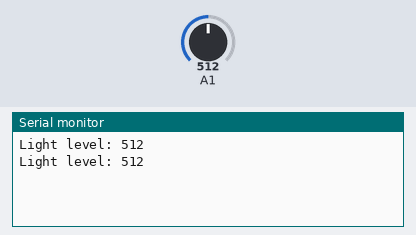
Recording of a sketch running on a simulated Arduino Uno, built with avr-gcc and run on an emulated ATmega328P. Shown: the last lines printed to the serial monitor. Inputs (shaded band) come from the test bench; at power-on: A1 = 512.

Above: at 1.8 s.
1.9 s: A1 set to 716
At 2.4 s:
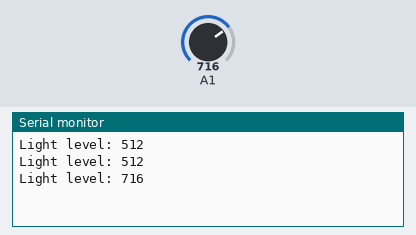
3.4 s: A1 set to 900
At 4.8 s:
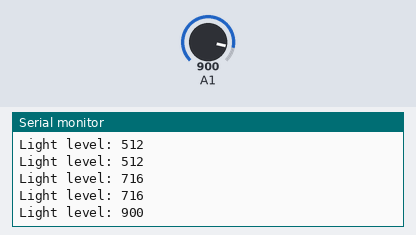
Timing chart, 0 to 6.4 s (numbered marks = the images above; inputs shaded):
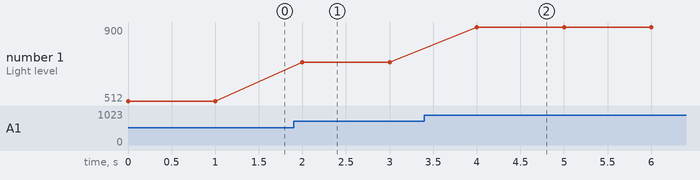

Measured:
- after the input at 1.9 s, the serial monitor: prints a new line after 0.10 s (image 1)
- after the input at 3.4 s, the serial monitor: prints a new line after 0.60 s (image 2)
- plotted number 1: 512 → 716 after the input at 1.9 s, 716 → 900 after the input at 3.4 s

The sketch:

phototrans.ino
```cpp
#include <SPI.h>
#include <Mirf.h>
#include <MirfHardwareSpiDriver.h>
#include <MirfSpiDriver.h>
#include <nRF24L01.h>

void setup()
{
  /*Mirf.csnPin = 9;
  Mirf.cePin = 7;
  Mirf.spi = &MirfHardwareSpi;
  Mirf.init();
  Mirf.setRADDR((byte *)"send1");
  Mirf.payload = sizeof(unsigned long);
  Mirf.channel = 100;
  Mirf.config();

  byte rf_setup = 0;
  Mirf.readRegister( RF_SETUP, &rf_setup, sizeof(rf_setup) );*/
  Serial.begin(9600);
}

void loop()
{
/*  Mirf.setTADDR((byte *)"serv1");
  Mirf.send((byte*)analogRead(0));
  while(Mirf.isSending())
  {
  }*/
  unsigned int ll = analogRead(1);
  String result = "Light level: ";
  result += ll;
  Serial.println(result);
  delay(1000);
}
```
